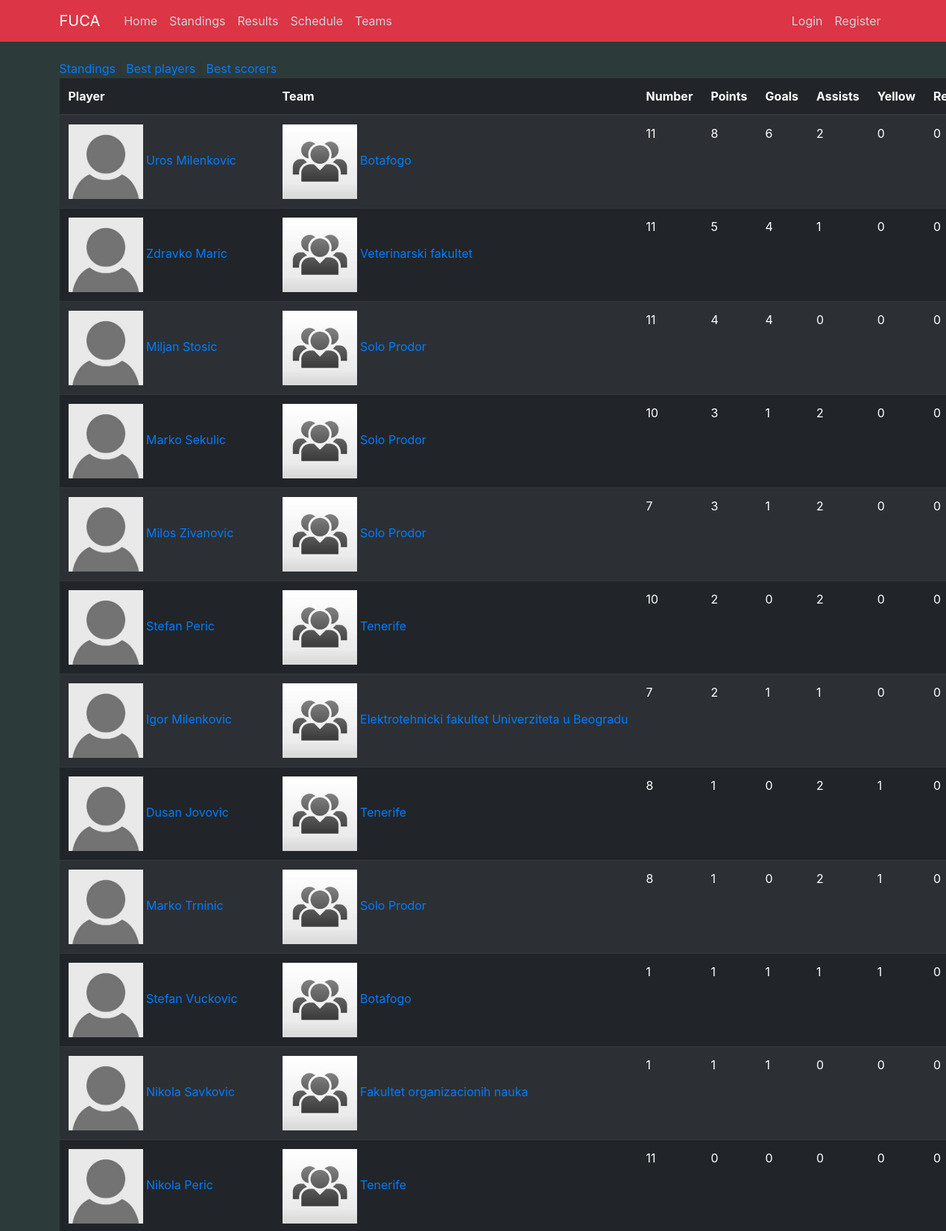
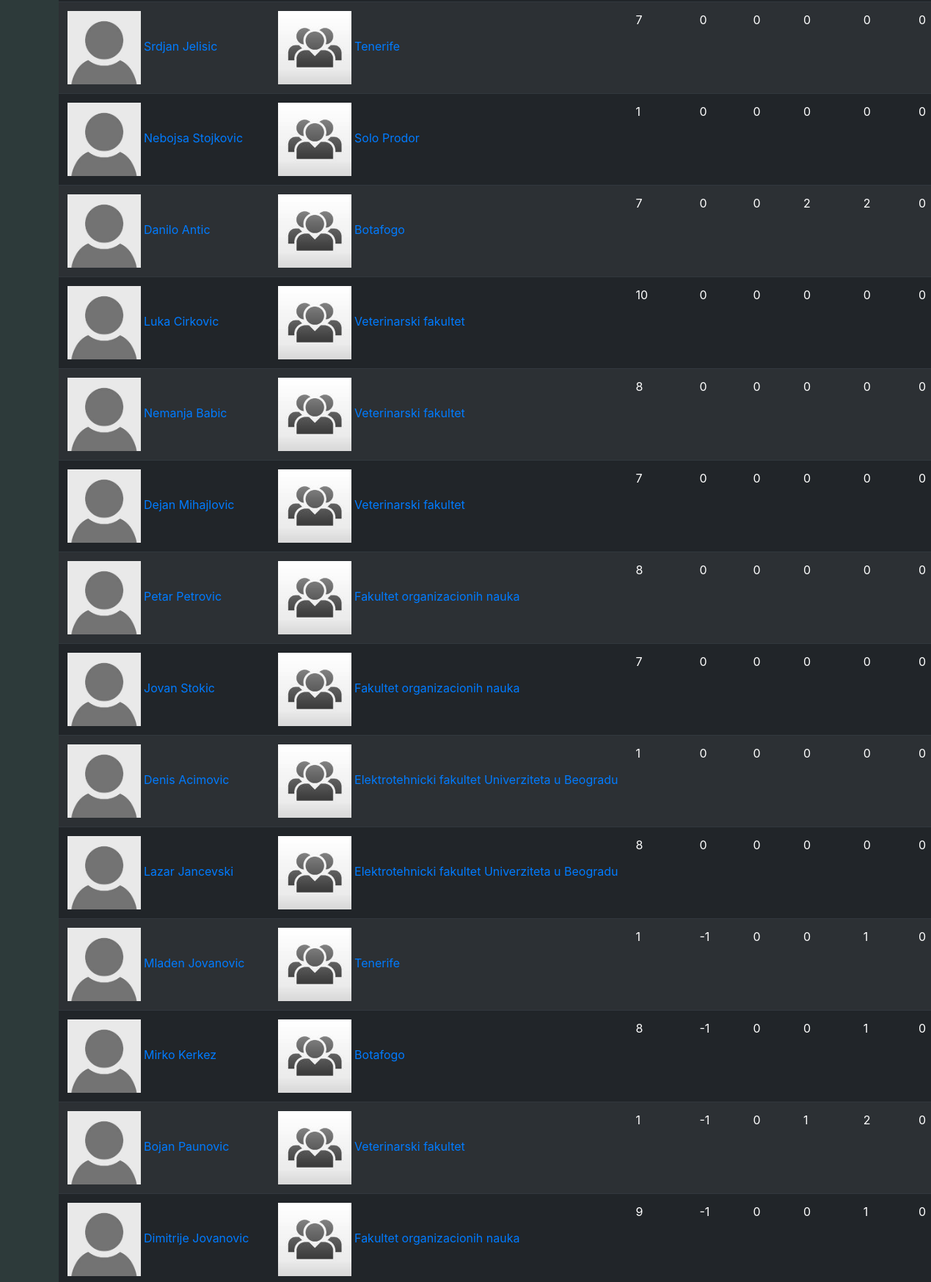
Page /bestplayers (upper part) on the committed database (2 pictures, top to bottom).
### fuca/models.py (models this page shows, shortened)
class Player(db.Model, UserMixin):
    __tablename__ = 'player'
    id          = db.Column(db.Integer,     primary_key=True)
    name        = db.Column(db.String(100), nullable=False)
    birthdate   = db.Column(db.DateTime,    nullable=False)
    number      = db.Column(db.Integer,     nullable=False)
    image       = db.Column(db.String(20),  nullable=False, default='default.jpg')
    email       = db.Column(db.String(120), unique=True,    nullable=False)
    password    = db.Column(db.String(200))
    registered  = db.Column(db.Boolean, default=False)
    is_admin    = db.Column(db.Boolean, default=False)
    team_id     = db.Column(db.Integer, db.ForeignKey('team.id'), nullable=False)
    statistics  = db.relationship('Statistics', backref='player', lazy=True)
    def goals(self):
        goals = 0
        for stat in self.statistics:
            goals += stat.goals
        return goals
    def assists(self):
        assists = 0
        for stat in self.statistics:
            assists += stat.assists
        return assists
    def red(self):
        red = 0
        for stat in self.statistics:
            red += stat.red
        return red
    def yellow(self):
        yellow = 0
        for stat in self.statistics:
            yellow += stat.yellow
        return yellow
    def points(self):
        return self.goals() + self.assists() - self.yellow() - 2 * self.red()
    def jinja_dict(self):
        return {'name'          : self.name,
                'birthdate'     : self.birthdate,
                'image'         : self.image,
                'email'         : self.email,
                'team'          : self.team,
                'number'        : self.number,
                'goals'         : self.goals(),
                'assists'       : self.assists(),
                'red'           : self.red(),
                'yellow'        : self.yellow(),
                'points'        : self.points(),
                'id'            : self.id,
                'team_id'       : self.team_id}

class Team(db.Model):
    __tablename__ = 'team'
    id          = db.Column(db.Integer,     primary_key=True)
    name        = db.Column(db.String(100), nullable=False, unique=True)
    matches     = db.Column(db.Integer,     nullable=False, default=0)
    wins        = db.Column(db.Integer,     nullable=False, default=0)
    losses      = db.Column(db.Integer,     nullable=False, default=0)
    draws       = db.Column(db.Integer,     nullable=False, default=0)
    goal_diff   = db.Column(db.Integer,     nullable=False, default=0)
    logo_image  = db.Column(db.String(20),  nullable=False, default='default.jpg')
    captain_id  = db.Column(db.Integer, db.ForeignKey('player.id'))
    host_matches    = db.relationship('Match',  backref='host_team',    lazy=True,  foreign_keys=Match.host_team_id)
    guest_matches   = db.relationship('Match',  backref='guest_team',   lazy=True,  foreign_keys=Match.guest_team_id)
    players         = db.relationship('Player', backref='team',         lazy=True,  foreign_keys=Player.team_id)

### fuca/routes/standings_routes.py (the view)
@app.route("/bestplayers")
def bestplayers():
    players_db = Player.query.filter_by(is_admin=False).all()
    players = [player.jinja_dict() for player in players_db]
    players = sorted(players, key=lambda player: player['points'])[::-1]
    for player in players:
        player['image'] = url_for('static', filename='images/players/{}'.format(player['image']))
        player['team_id'] = player['team'].id
        player['team_name'] = player['team'].name
        player['team_logo'] = url_for('static', filename='images/teams/{}'.format(player['team'].logo_image))
    return render_template('standings/best-players.html', players=players, title='Best Players')

### fuca/templates/standings/best-players.html
{% extends 'standings/standings-layout.html' %}
{% block standings_content %}
    <table class="table table-dark table-striped table-hover">
        <thead>
            <th>Player</th>
            <th>Team</th>
            <th>Number</th>
            <th>Points</th>
            <th>Goals</th>
            <th>Assists</th>
            <th>Yellow</th>
            <th>Red</th>
        </thead>
        {% for player in players %}
            <tr>
                <td style="white-space:nowrap">
                    <a href="{{ url_for('player', id=player.id)}}">
                        <img src="{{ player.image }}" width="100">
                        {{ player.name }}
                    </a>
                </td>
                <td style="white-space:nowrap">
                    <a href="{{ url_for('team', id=player.team_id)}}">
                        <img src="{{ player.team_logo }}" width="100">
                        {{ player.team_name }}
                    </a>
                </td>
                <td>{{ player.number }}</td>
                <td>{{ player.points }}</td>
                <td>{{ player.goals }}</td>
                <td>{{ player.assists }}</td>
                <td>{{ player.yellow }}</td>
                <td>{{ player.red }}</td>
            </tr>
        {% endfor %}
    </table>
{% endblock standings_content %}

### fuca/static/main.css (style rules this page uses)
body { background: #fafafa; color: #333333; margin-top: 5rem; }
.dark-background { background-color:#2D3A3A; }

### rows in the picture
Player: name "Uros Milenkovic"
Team: team_name "Botafogo" "Botafogo" "Botafogo" "Botafogo"
Player: name "Zdravko Maric"
Team: team_name "Veterinarski fakultet" "Veterinarski fakultet" "Veterinarski fakultet" "Veterinarski fakultet" "Veterinarski fakultet"
Player: name "Miljan Stosic"
Team: team_name "Solo Prodor" "Solo Prodor" "Solo Prodor" "Solo Prodor" "Solo Prodor"
Player: name "Marko Sekulic"
Player: name "Milos Zivanovic"
Player: name "Stefan Peric", team_name "Tenerife", number "10", points "2", goals "0", assists "2", yellow "0", red "0", name "Dimitrije Jovanovic"
Player: name "Igor Milenkovic"
Team: team_name "Elektrotehnicki fakultet Univerziteta u Beogradu" "Elektrotehnicki fakultet Univerziteta u Beogradu" "Elektrotehnicki fakultet Univerziteta u Beogradu"
Player: name "Dusan Jovovic"
Team: team_name "Tenerife" "Tenerife" "Tenerife" "Tenerife"
Player: name "Marko Trninic"
Player: name "Stefan Vuckovic"
Player: name "Nikola Savkovic"
Team: team_name "Fakultet organizacionih nauka" "Fakultet organizacionih nauka" "Fakultet organizacionih nauka" "Fakultet organizacionih nauka"
Player: name "Nikola Peric"
Player: name "Srdjan Jelisic"
Player: name "Nebojsa Stojkovic"
Player: name "Danilo Antic"
Player: name "Luka Cirkovic"
Player: name "Nemanja Babic"
Player: name "Dejan Mihajlovic"
Player: name "Petar Petrovic"
Player: name "Jovan Stokic"
Player: name "Denis Acimovic"
Player: name "Lazar Jancevski"
Player: name "Mladen Jovanovic"
Player: name "Mirko Kerkez"
Player: name "Bojan Paunovic"

### other values in the picture
{{ player.number }} "11" "11" "11" "10" "7" "7" "8" "8" "1" "1" "11" "7" "1" "7" "10" "8" "7" "8" "7" "1" "8" "1" "8" "1" "9"
{{ player.points }} "8" "5" "4" "3" "3" "2" "1" "1" "1" "1" "0" "0" "0" "0" "0" "0" "0" "0" "0" "0" "0" "-1" "-1" "-1" "-1"
{{ player.goals }} "6" "4" "4" "1" "1" "1" "0" "0" "1" "1" "0" "0" "0" "0" "0" "0" "0" "0" "0" "0" "0" "0" "0" "0" "0"
{{ player.assists }} "2" "1" "0" "2" "2" "1" "2" "2" "1" "0" "0" "0" "0" "2" "0" "0" "0" "0" "0" "0" "0" "0" "0" "1" "0"
{{ player.yellow }} "0" "0" "0" "0" "0" "0" "1" "1" "1" "0" "0" "0" "0" "2" "0" "0" "0" "0" "0" "0" "0" "1" "1" "2" "1"
{{ player.red }} "0" "0" "0" "0" "0" "0" "0" "0" "0" "0" "0" "0" "0" "0" "0" "0" "0" "0" "0" "0" "0" "0" "0" "0" "0"
